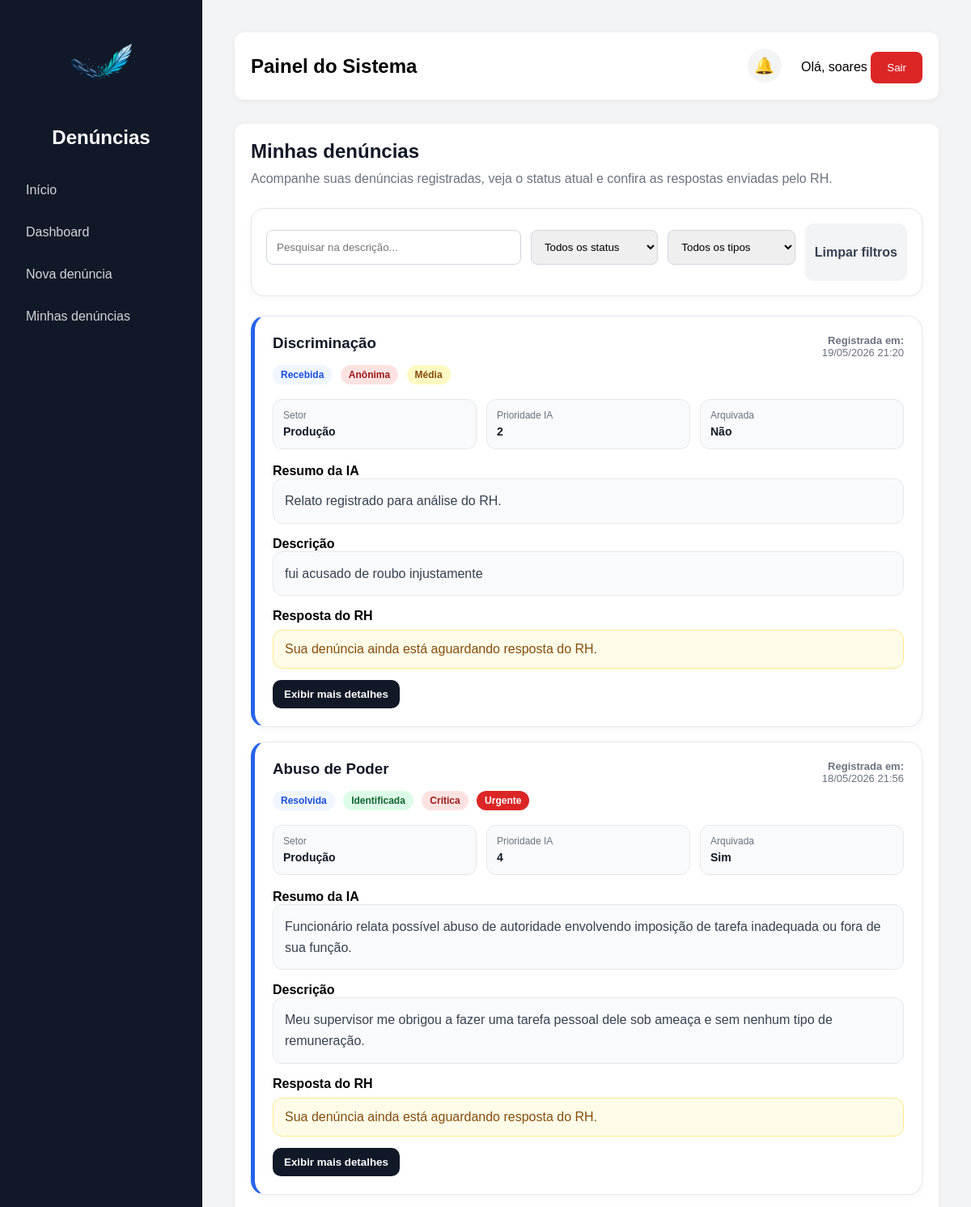
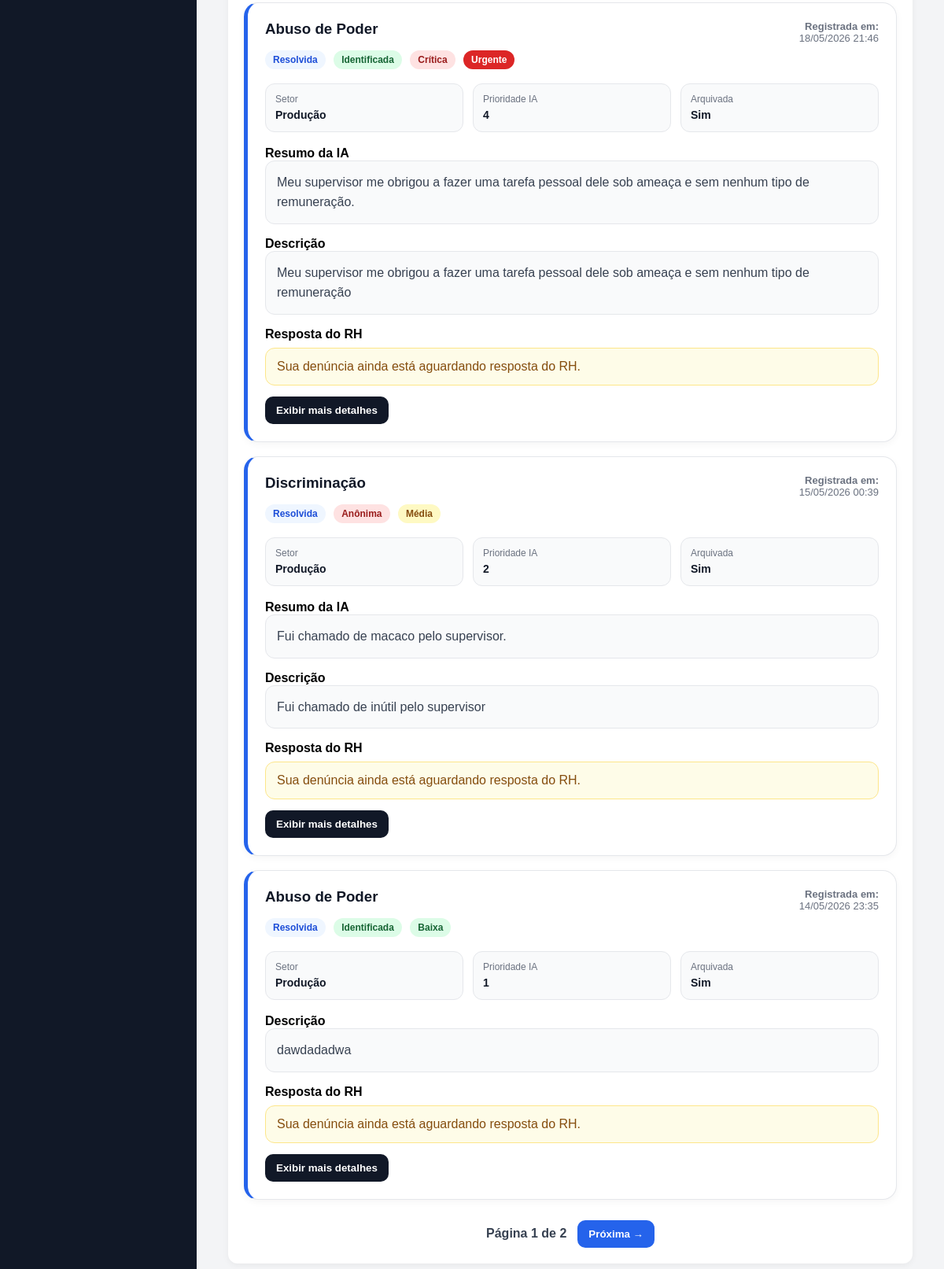
/minhas-denuncias/ (signed in), run on an earlier commit of the app's database (2 pictures, top to bottom).
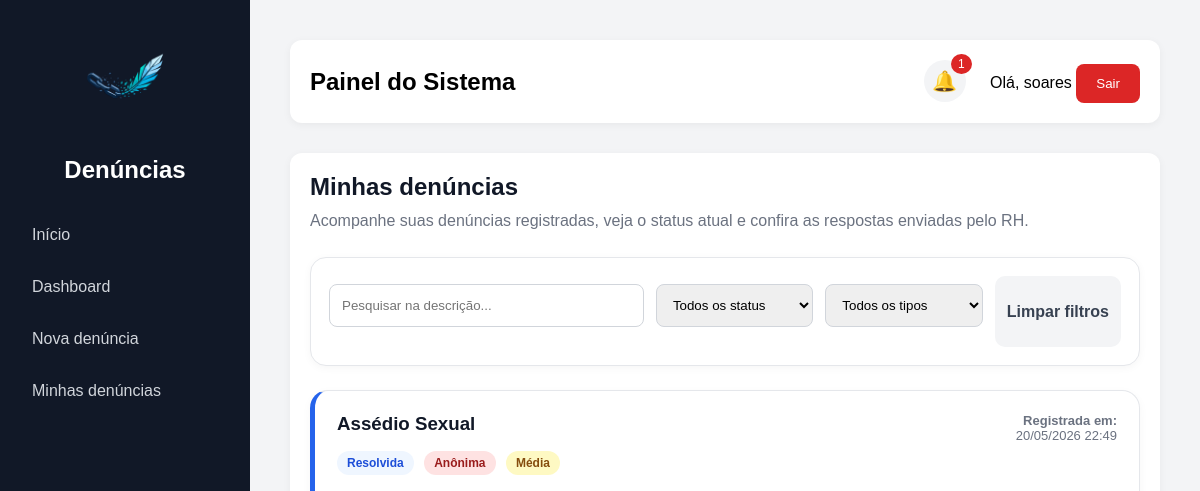
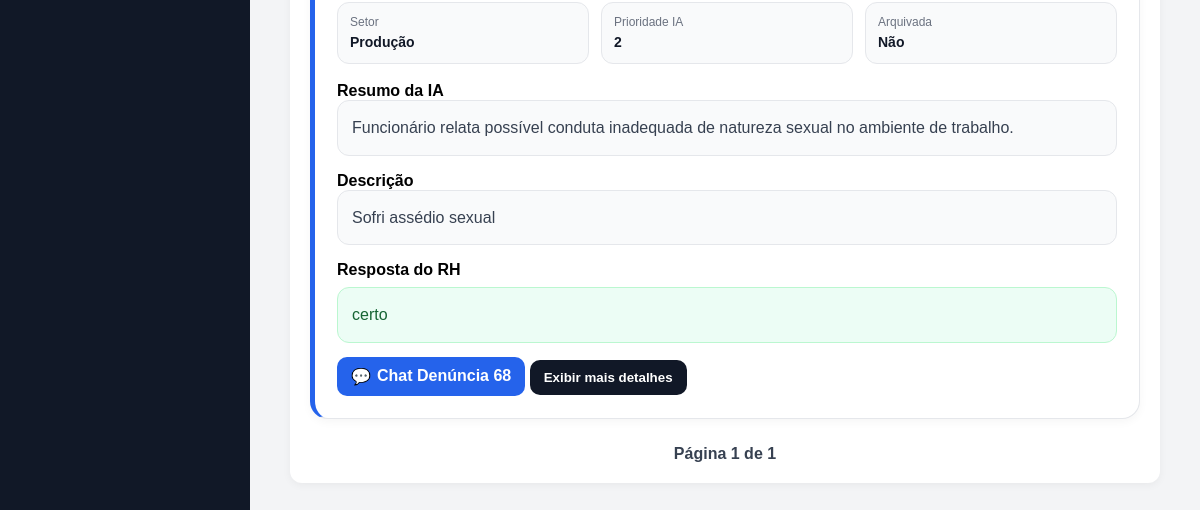
And on a later commit of the database (2 pictures, top to bottom).
### denuncias/models.py (models this page shows, shortened)
class Denuncia(models.Model):
    TIPOS = [
    ('moral', 'Assédio Moral'),
    ('sexual', 'Assédio Sexual'),
    ('abuso', 'Abuso de Poder'),
    ('discriminacao', 'Discriminação'),
    ('ameaca', 'Ameaça'),
    ('violencia', 'Violência'),
    ('outros', 'Outros'),
    ]
    STATUS = [
        ("recebida", "Recebida"),
        ("analise", "Em análise"),
        ("resolvida", "Resolvida"),
    ]
    GRAVIDADES = [
    ('baixa', 'Baixa'),
    ('media', 'Média'),
    ('alta', 'Alta'),
    ('critica', 'Crítica'),
]
    usuario = models.ForeignKey(User, on_delete=models.SET_NULL, null=True, blank=True)
    descricao = models.TextField()
    tipo = models.CharField(max_length=20, choices=TIPOS)
    anonima = models.BooleanField(default=False)
    status = models.CharField(max_length=20, choices=STATUS, default="recebida")
    gravidade = models.CharField(
    max_length=20,
    choices=GRAVIDADES,
    default='baixa'
)
    urgente = models.BooleanField(default=False)
    prioridade_ia = models.IntegerField(default=1)
    resumo_ia = models.TextField(blank=True, null=True)
    data_criacao = models.DateTimeField(auto_now_add=True)
    arquivada = models.BooleanField(default=False)
    data_arquivamento = models.DateTimeField(null=True, blank=True)
    resposta_rh = models.TextField(blank=True, null=True)
    setor = models.ForeignKey(Setor, on_delete=models.SET_NULL, null=True, blank=True)
    exibir_setor = models.BooleanField(default=True)
    link_anexo = models.URLField(blank=True, null=True)

class Setor(models.Model):
    nome = models.CharField(max_length=100)

### denuncias/views.py (the view, shortened to what this page needs)
# urls.py: path('minhas-denuncias/', minhas_denuncias,  name='minhas_denuncias'),
@login_required
def minhas_denuncias(request):
    busca = request.GET.get("busca", "")
    status = request.GET.get("status", "")
    tipo = request.GET.get("tipo", "")
    page = request.GET.get("page", 1)
    denuncias = Denuncia.objects.filter(usuario=request.user).order_by("-data_criacao")
    if busca:
        denuncias = denuncias.filter(descricao__icontains=busca)
    if status:
        denuncias = denuncias.filter(status=status)
    if tipo:
        denuncias = denuncias.filter(tipo=tipo)
    paginator = Paginator(denuncias, 5)
    denuncias_paginadas = paginator.get_page(page)
    context = {
        "denuncias": denuncias_paginadas,
        "busca": busca,
        "status_filtro": status,
        "tipo_filtro": tipo,
    }
    return render(request, "denuncias/minhas_denuncias.html", context)

### denuncias/context_processors.py (called while the page is built, shortened)
def grupos_usuario(request):
    notificacoes = Notificacao.objects.filter(
        usuario=request.user
    ).order_by('-data_criacao')[:5]
    total_nao_lidas = Notificacao.objects.filter(
        usuario=request.user,
        lida=False
    ).count()
    return {
        'ui_rh': request.user.groups.filter(name='RH').exists(),
        'ui_admin': request.user.groups.filter(name='Administrador').exists() or request.user.is_superuser,
        'notificacoes': notificacoes,
        'total_nao_lidas': total_nao_lidas,
    }

### denuncias/templates/denuncias/minhas_denuncias.html (shortened to what this page needs)
{% extends 'base.html' %}
{% block content %}
<div class="minhas-header">
    <h2>Minhas denúncias</h2>
    <p>
        Acompanhe suas denúncias registradas, veja o status atual e confira as respostas enviadas pelo RH.
    </p>
</div>
<form id="filtrosMinhas" class="filtros-minhas">
    <input
        type="text"
        name="busca"
        placeholder="Pesquisar na descrição..."
        value="{{ busca }}"
    >
    <select name="status">
        <option value="">Todos os status</option>
    </select>
    <select name="tipo">
        <option value="">Todos os tipos</option>
    </select>
    <a href="/minhas-denuncias/" class="limpar-minhas">
        Limpar filtros
    </a>
</form>
<div id="listaMinhasDenuncias">
    {% include 'denuncias/partials/lista_minhas_denuncias.html' %}
</div>
{% endblock %}

### denuncias/templates/base.html (shortened to what this page needs)
<!DOCTYPE html>
<html lang="pt-br">
<head>
</head>
<body>
    <aside>
        <div class="logo-box">
            <img src="/static/img/logo.png" alt="Logo do sistema" class="logo-sistema">
            <h2>Denúncias</h2>
        </div>
        <a href="/">Início</a>
        {% if user.is_authenticated %}
            <a href="/dashboard/">Dashboard</a>
            <a href="/denuncia/">Nova denúncia</a>
            <a href="/minhas-denuncias/">Minhas denúncias</a>
        {% else %}
            <a href="/login/">Entrar</a>
        {% endif %}
    </aside>
    <main>
        <div class="topbar">
            <div>
                <h2>Painel do Sistema</h2>
            </div>
            <div>
                {% if user.is_authenticated %}
                    <div class="notification-wrapper">
                        <button type="button" class="notification-bell" onclick="toggleNotifications()">
                            🔔
                            {% if total_nao_lidas > 0 %}
                                <span class="notification-count">
                                    {{ total_nao_lidas }}
                                </span>
                            {% endif %}
                        </button>
                    </div>
                    <span>Olá, {{ user.username }}</span>
                    <form method="post" action="/logout/" style="display:inline;">
                        <button class="logout-btn" type="submit">Sair</button>
                    </form>
                {% endif %}
            </div>
        </div>
        <div class="card">
            {% block content %}
            {% endblock %}
        </div>
    </main>
</body>
</html>

### denuncias/templates/denuncias/partials/lista_minhas_denuncias.html (shortened to what this page needs)
{% if denuncias %}
<div class="denuncias-lista">
    {% for d in denuncias %}
    <div class="denuncia-card">
        <div class="denuncia-topo">
            <div>
                <h3>{{ d.get_tipo_display }}</h3>
                <span class="badge-status">
                    {{ d.get_status_display }}
                </span>
                {% if d.anonima %}
                <span class="badge-anonima">Anônima</span>
                {% else %}
                <span class="badge-identificada">Identificada</span>
                {% endif %}
                <span class="badge-gravidade gravidade-{{ d.gravidade }}">
                    {{ d.get_gravidade_display }}
                </span>
                {% if d.urgente %}
                <span class="badge-urgente">Urgente</span>
                {% endif %}
            </div>
            <div class="denuncia-data">
                <strong>Registrada em:</strong><br>
                {{ d.data_criacao|date:"d/m/Y H:i" }}
            </div>
        </div>
        <div class="denuncia-info">
            <div class="info-mini">
                <span>Setor</span>
                <strong>
                    {% if d.exibir_setor %}
                    {% if d.setor %}
                    {{ d.setor.nome }}
                    {% else %}
                    Não informado
                    {% endif %}
                    {% else %}
                    Ocultado
                    {% endif %}
                </strong>
            </div>
            <div class="info-mini">
                <span>Prioridade IA</span>
                <strong>{{ d.prioridade_ia }}</strong>
            </div>
            <div class="info-mini">
                <span>Arquivada</span>
                <strong>
                    {% if d.arquivada %}
                    Sim
                    {% else %}
                    Não
                    {% endif %}
                </strong>
            </div>
        </div>
        {% if d.resumo_ia %}
        <strong>Resumo da IA</strong>
        <div class="descricao-box">
            {{ d.resumo_ia }}
        </div>
        {% endif %}
        <strong>Descrição</strong>
        <div class="descricao-box">
            {{ d.descricao }}
        </div>
        <strong>Resposta do RH</strong>
        {% if d.resposta_rh %}
        <div class="resposta-box">
            {{ d.resposta_rh }}
        </div>
        {% else %}
        <div class="sem-resposta">
            Sua denúncia ainda está aguardando resposta do RH.
        </div>
        {% endif %}
        {% if d.resposta_rh %}
    <a href="/chat-denuncia/{{ d.id }}/" class="btn-chat-denuncia">
    <span>💬</span>
    Chat Denúncia {{ d.id }}
</a>
{% endif %}
        <button type="button" class="btn-detalhes" onclick="toggleDetalhes(this)">
            Exibir mais detalhes
        </button>
    </div>
    {% endfor %}
</div>
<div class="paginacao-minhas">
    <span>
        Página {{ denuncias.number }} de {{ denuncias.paginator.num_pages }}
    </span>
    {% if denuncias.has_next %}
    <button type="button" onclick="carregarMinhasDenuncias({{ denuncias.next_page_number }})">
        Próxima →
    </button>
    {% endif %}
</div>
{% else %}
<div class="empty-minhas">
    Nenhuma denúncia encontrada.
</div>
{% endif %}

### denuncias/templates/base.html (style rules this page uses)
* { margin: 0; padding: 0; box-sizing: border-box; }
body { font-family: Arial, sans-serif; background: #f3f4f6; display: flex; }
aside { width: 250px; background: #111827; min-height: 100vh; padding: 20px; }
.logo-box { text-align: center; margin-bottom: 30px; }
.logo-sistema { max-width: 120px; max-height: 120px; object-fit: contain; margin-bottom: 12px; }
aside h2 { color: white; }
aside a { display: block; color: #d1d5db; text-decoration: none; padding: 12px; border-radius: 8px; margin-bottom: 10px; transition: 0.3s; }
main { flex: 1; padding: 40px; }
.topbar { background: white; padding: 20px; border-radius: 12px; margin-bottom: 30px; display: flex; justify-content: space-between; align-items: center; box-shadow: 0 2px 8px rgba(0, 0, 0, 0.05); }
.card { background: white; padding: 20px; border-radius: 12px; box-shadow: 0 2px 8px rgba(0, 0, 0, 0.05); }
input, textarea, select { width: 100%; padding: 12px; border: 1px solid #d1d5db; border-radius: 8px; margin-top: 8px; margin-bottom: 20px; }
button { background: #2563eb; color: white; border: none; padding: 12px 20px; border-radius: 8px; cursor: pointer; }
.logout-btn { background: #dc2626; }
.notification-wrapper { position: relative; display: inline-block; margin-right: 20px; }
.notification-bell { background: #f3f4f6; color: #111827; border: none; border-radius: 50%; width: 42px; height: 42px; cursor: pointer; display: flex; align-items: center; justify-content: center; font-size: 20px; position: relative; }
.notification-count { position: absolute; top: -6px; right: -6px; background: #dc2626; color: white; border-radius: 50%; padding: 3px 7px; font-size: 12px; }

### denuncias/templates/denuncias/minhas_denuncias.html (style rules this page uses)
.minhas-header { margin-bottom: 24px; }
.minhas-header h2 { color: #111827; margin-bottom: 8px; }
.minhas-header p { color: #6b7280; line-height: 1.5; }
.denuncias-lista { display: grid; gap: 18px; }
.denuncia-card { background: #ffffff; border: 1px solid #e5e7eb; border-radius: 18px; padding: 22px; box-shadow: 0 3px 10px rgba(0,0,0,0.04); border-left: 5px solid #2563eb; }
.denuncia-topo { display: flex; justify-content: space-between; gap: 16px; align-items: flex-start; margin-bottom: 18px; }
.denuncia-topo h3 { color: #111827; margin-bottom: 10px; }
.denuncia-data { color: #6b7280; font-size: 13px; text-align: right; white-space: nowrap; }
.badge-status, .badge-anonima, .badge-identificada, .badge-gravidade, .badge-urgente { display: inline-block; padding: 5px 10px; border-radius: 999px; font-size: 12px; font-weight: 700; margin-right: 6px; margin-top: 6px; }
.badge-status { background: #eff6ff; color: #1d4ed8; }
.badge-anonima { background: #fee2e2; color: #991b1b; }
.gravidade-media { background: #fef9c3; color: #854d0e; }
.denuncia-info { display: grid; grid-template-columns: repeat(3, 1fr); gap: 12px; margin-bottom: 18px; }
.info-mini { background: #f9fafb; border: 1px solid #e5e7eb; border-radius: 12px; padding: 12px; }
.info-mini span { display: block; color: #6b7280; font-size: 12px; margin-bottom: 4px; }
.info-mini strong { color: #111827; font-size: 14px; }
.descricao-box { background: #f9fafb; border: 1px solid #e5e7eb; border-radius: 12px; padding: 14px; color: #374151; line-height: 1.6; margin-bottom: 16px; }
.resposta-box { background: #ecfdf5; border: 1px solid #bbf7d0; color: #166534; border-radius: 12px; padding: 14px; line-height: 1.6; margin-top: 8px; }
.filtros-minhas { display: grid; grid-template-columns: 2fr 1fr 1fr auto; gap: 12px; background: #ffffff; border: 1px solid #e5e7eb; border-radius: 16px; padding: 18px; margin-bottom: 24px; box-shadow: 0 2px 8px rgba(0,0,0,0.04); }
.limpar-minhas { display: flex; align-items: center; justify-content: center; text-decoration: none; background: #f3f4f6; color: #374151; border-radius: 10px; font-weight: 600; padding: 12px; transition: 0.2s; }
.paginacao-minhas { display: flex; justify-content: center; align-items: center; gap: 14px; margin-top: 26px; }
.paginacao-minhas span { color: #374151; font-weight: 600; }
.btn-detalhes { margin-top: 14px; background: #111827; color: white; padding: 10px 14px; border-radius: 10px; font-weight: 600; }

### denuncias/templates/denuncias/partials/lista_minhas_denuncias.html (style rules this page uses)
.btn-chat-denuncia { margin-top: 14px; background: #2563eb; color: white; padding: 10px 14px; border-radius: 10px; font-weight: 600; text-decoration: none; display: inline-flex; align-items: center; gap: 6px; width: fit-content; }

What changed in the data, as far as the page shows it:
removed Denuncia: tipo "Discriminação", status "Recebida", anonima "Anônima", gravidade "Média", data_criacao "19/05/2026 21:20", setor.nome "Produção", prioridade_ia "2", arquivada "Não", resumo_ia "Relato registrado para análise do RH.", descricao "fui acusado de roubo injustamente", shows "Sua denúncia ainda está aguardando resposta do RH."
removed Denuncia: tipo "Abuso de Poder", status "Resolvida", anonima "Identificada", gravidade "Crítica", urgente "Urgente", data_criacao "18/05/2026 21:56", setor.nome "Produção", prioridade_ia "4", arquivada "Sim", resumo_ia "Funcionário relata possível abuso de autoridade envolvendo imposição de tarefa inadequada ou fora de sua função.", descricao "Meu supervisor me obrigou a fazer uma tarefa pessoal dele sob ameaça e sem nenhum tipo de remuneração.", shows "Sua denúncia ainda está aguardando resposta do RH."
removed Denuncia: tipo "Abuso de Poder", status "Resolvida", anonima "Identificada", gravidade "Crítica", urgente "Urgente", data_criacao "18/05/2026 21:46", setor.nome "Produção", prioridade_ia "4", arquivada "Sim", resumo_ia "Meu supervisor me obrigou a fazer uma tarefa pessoal dele sob ameaça e sem nenhum tipo de remuneração.", descricao "Meu supervisor me obrigou a fazer uma tarefa pessoal dele sob ameaça e sem nenhum tipo de remuneração", shows "Sua denúncia ainda está aguardando resposta do RH."
removed Denuncia: tipo "Discriminação", status "Resolvida", anonima "Anônima", gravidade "Média", data_criacao "15/05/2026 00:39", setor.nome "Produção", prioridade_ia "2", arquivada "Sim", resumo_ia "Fui chamado de macaco pelo supervisor.", descricao "Fui chamado de inútil pelo supervisor", shows "Sua denúncia ainda está aguardando resposta do RH."
removed Denuncia: tipo "Abuso de Poder", status "Resolvida", anonima "Identificada", gravidade "Baixa", data_criacao "14/05/2026 23:35", setor.nome "Produção", prioridade_ia "1", arquivada "Sim", descricao "dawdadadwa", shows "Sua denúncia ainda está aguardando resposta do RH."
added Denuncia: tipo "Assédio Sexual", status "Resolvida", anonima "Anônima", gravidade "Média", data_criacao "20/05/2026 22:49", setor.nome "Produção", prioridade_ia "2", arquivada "Não", resumo_ia "Funcionário relata possível conduta inadequada de natureza sexual no ambiente de trabalho.", descricao "Sofri assédio sexual", resposta_rh "certo", id "68"
Also different on the page:
{{ total_nao_lidas }}: (not shown) → "1"
{{ denuncias.paginator.num_pages }}: "2" → "1"
text no longer shown: "Próxima →"
